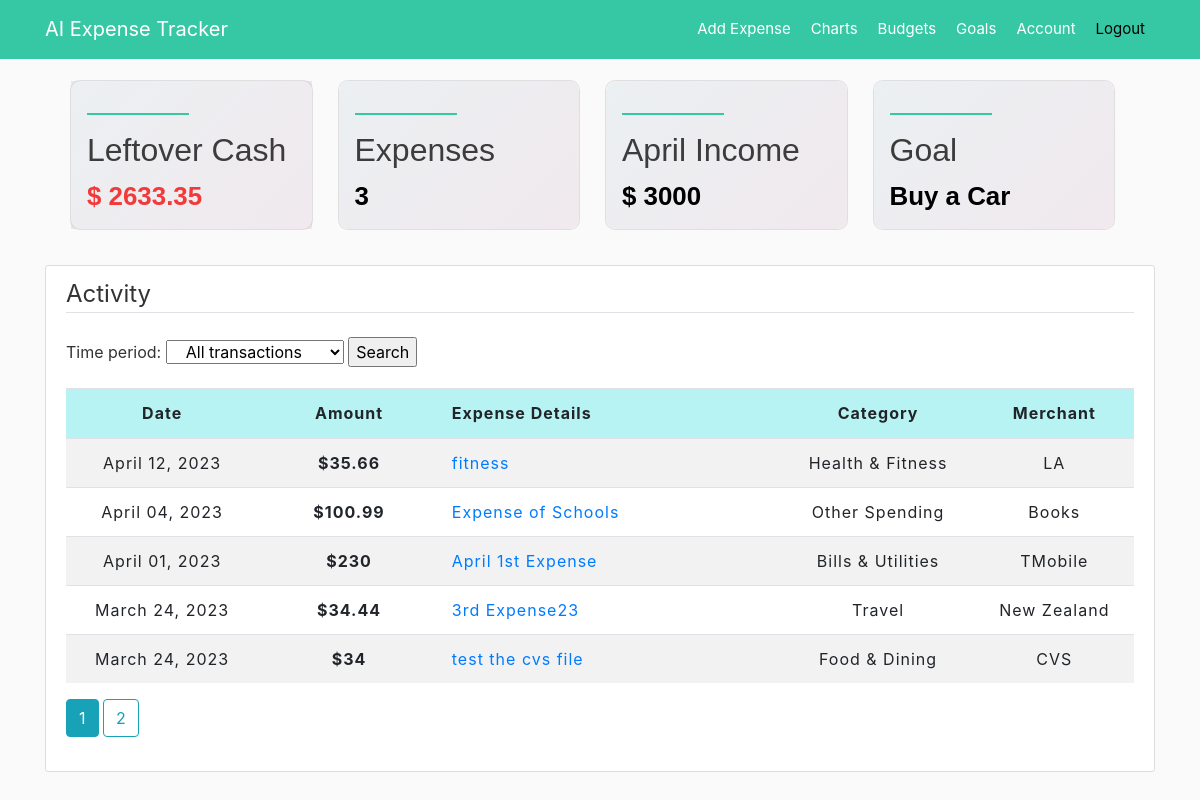
The page /home (signed in) on the database as committed earlier.
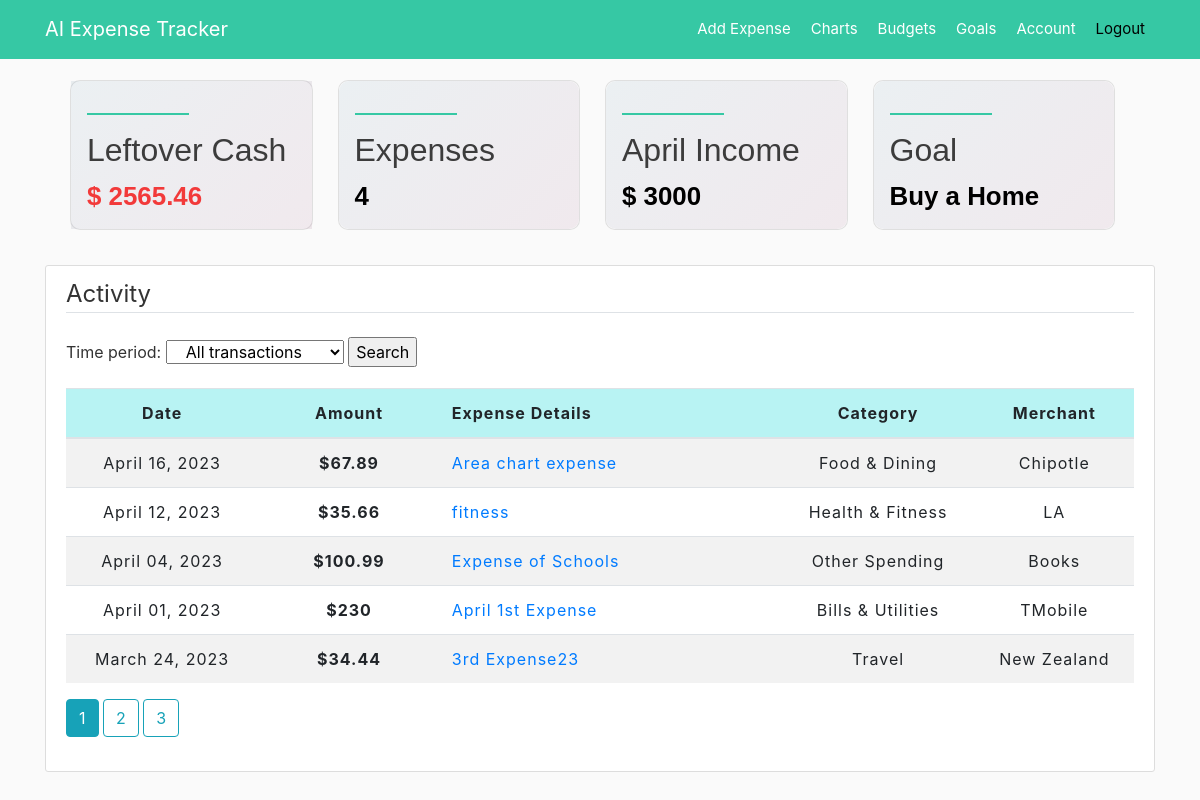
The same page on the database as committed later.
### app/models.py (models this page shows, shortened)
class Budget(db.Model):
    id = db.Column(db.Integer, primary_key=True)
    month = db.Column(db.String(20), unique=True, nullable=False, default="")
    income = db.Column(db.Integer, nullable=False, default=0)
    budget = db.Column(db.Integer, nullable=False, default=0)
    left_cash = db.Column(db.Numeric(precision=8, asdecimal=False,
                                     decimal_return_scale=2), nullable=False, default=0)
    user_id = db.Column(db.Integer, db.ForeignKey('user.id'), nullable=False)
    date_posted = db.Column(db.DateTime, nullable=False)

class Goal(db.Model):
    id = db.Column(db.Integer, primary_key=True)
    title = db.Column(db.String(100), nullable=False)
    purpose = db.Column(db.String(100), nullable=False)
    amount = db.Column(db.Numeric(precision=8, asdecimal=False,
                                  scale=2), nullable=False)
    date_start = db.Column(db.DateTime, nullable=False,
                           default=datetime.utcnow)
    date_end = db.Column(db.DateTime, nullable=False)
    period = db.Column(db.String(20), nullable=False)
    amount_saving = db.Column(db.Numeric(precision=8, asdecimal=False,
                                         scale=2), nullable=False, default=0.0)
    user_id = db.Column(db.Integer, db.ForeignKey('user.id'), nullable=False)
    date_posted = db.Column(db.DateTime, nullable=False)

class Expense(db.Model):
    id = db.Column(db.Integer, primary_key=True)
    title = db.Column(db.String(100), nullable=False)
    amount = db.Column(db.Numeric(precision=8, asdecimal=False,
                       decimal_return_scale=2), nullable=False)
    date_spend = db.Column(db.DateTime, nullable=False)
    category = db.Column(db.String(20), nullable=False)
    merchant = db.Column(db.String(30), nullable=False)
    user_id = db.Column(db.Integer, db.ForeignKey('user.id'), nullable=False)
    date_posted = db.Column(db.DateTime, nullable=False)

### app/main/routes.py (the view, shortened to what this page needs)
@head.route("/home", methods=['GET', 'POST'])
@login_required
def home():
    expenses = pagination(Expense, 5)
    expenses_csv()
    budgets_csv()
    goals_csv()
    df_expenses = pd.read_csv("./instance/files/user_expenses.csv")
    int_m = get_date_datetime(CURR_MONTH, '%B').month
    df_expenses['Date Spend'] = pd.to_datetime(df_expenses['Date Spend'])
    num_expenses = df_expenses.loc[df_expenses['Date Spend']
                                   >= datetime(2023, int_m, 1), 'Amount'].count()
    total_expenses = float(df_expenses.loc[df_expenses['Date Spend']
                                           >= datetime(2023, int_m, 1), 'Amount'].sum())
    total_expenses = round(total_expenses, 2)
    left_cash = 0
    current_budget = Budget.query.filter_by(month=CURR_MONTH).first()
    if current_budget is not None:
        left_cash = round(current_budget.income - total_expenses, 2)
        current_budget.left_cash = left_cash
        db.session.commit()
    else:  # No month has been created, display it as NONE
        current_budget = []
    current_goal = Goal.query.order_by(Goal.date_posted.asc()).first()
    if current_goal is not None:
        from_month = get_date_datetime(get_date_str(
            current_goal.date_start, "%Y"), '%Y').month
        to_month = get_date_datetime(get_date_str(
            current_goal.date_end, "%Y"), '%Y').month
        from_year = get_date_datetime(get_date_str(
            current_goal.date_start, "%Y"), '%Y').year
        to_year = get_date_datetime(get_date_str(
            current_goal.date_end, "%Y"), '%Y').year
        total_budget = get_total_budget(
            from_month, to_month, from_year, to_year)
        total_expenses_from_to = df_expenses.loc[(df_expenses['Date Spend'] >= current_goal.date_start)
                                                 & (df_expenses['Date Spend'] <= current_goal.date_end), 'Amount'].sum()
        current_goal.amount_saving = round(
            total_budget - total_expenses_from_to, 2)
        db.session.commit()
    else:
        current_goal = []
    search_form = SearchForm()
    is_pagination = True
    return render_template('home.html',
                           expenses=expenses,
                           num_expenses=num_expenses,
                           total_expenses=total_expenses,
                           currentMonth=CURR_MONTH,
                           current_budget=current_budget,
                           left_cash=left_cash,
                           current_goal=current_goal,
                           form=search_form,
                           is_pagination=is_pagination)

### app/main/forms.py
class SearchForm(FlaskForm):
    time_period = SelectField(validators=[DataRequired()], choices=[
                              "All transactions", "Current day", "Previous day", "Last 7 days", "Last 14 days", "Last 1 month", "Last 2 months"])
    submit = SubmitField("Search")

### app/main/utils.py (called while the page is built)
def pagination(data, ROWS_PER_PAGE):
    page = request.args.get('page', 1, type=int)
    expenses = data.query.order_by(
        data.date_spend.desc()).paginate(page=page, per_page=ROWS_PER_PAGE)
    return expenses

def get_date_str(date_time, format):
    return date_time.strftime(format)

def get_date_datetime(str, format):
    return datetime.strptime(str, format)

def budgets_csv():
    path = os.path.join(
        current_app.root_path, '../instance/files')
    if not os.path.exists(path):
        os.makedirs(path)
    cvs_path = os.path.join(path, 'user_budgets.csv')
    budgets = Budget.query.all()
    if budgets is not None:
        df = pd.DataFrame([(e.id, e.month, e.income, e.budget, e.left_cash, e.user_id, e.date_posted)
                           for e in budgets], columns=['ID', 'Month', 'Income', 'Budget', 'Leftover Cash', 'User_ID', 'Date Posted'])
        df.to_csv(cvs_path, index=False)

### app/templates/home.html (shortened to what this page needs)
{% extends "layout.html" %}
{% block content %}
<div class="cardContainer">
  <div class="card" >
    <div class="left_front">
      <div>
        <hr>
        <h2>Leftover Cash</h2>
        <p>$ {{ left_cash }}</p>
      </div>
    </div>
  </div>
  <div class="card" >
    <div class="front">
      <div>
        <hr>
        <h2>Expenses</h2>
        <p>{{ num_expenses }}</p>
      </div>
    </div>
    <div class="back">
      <div>
        <h4>This month ($)</h4>
        <p>{{ total_expenses }}</p>
        <a href="{{ url_for('expenses.new_expense') }}">Add Expense</a>
      </div>
    </div>
  </div>
  <div class="card" >
    {% if current_budget %}
      <div class="front">
        <div>
          <hr>
          <h2>{{ currentMonth }} Income</h2>
          <p>$ {{ current_budget.income }}</p>
        </div>
      </div>
      <div class="back">
        <div>
          <h4>Budget ($)</h4>
          <p>{{ current_budget.budget }}</p>
          <a href="{{ url_for('budgets.budget_update', budget_id=current_budget.id) }}">Update Budget</a>
        </div>
      </div>
    {% endif %}
  </div>
  <div class="card" >
    {% if current_goal %}
      <div class="front">
        <div>
          <hr>
          <h2>Goal</h2>
          <p>{{ current_goal.purpose }}</p>
        </div>
      </div>
      <div class="back">
        <div>
          <h4>Saving ($)</h4>
          <p>{{ current_goal.amount_saving }}</p>
          <a href="{{ url_for('goals.goal_update', goal_id=current_goal.id) }}">Update Goal</a>
        </div>
      </div>
    {% endif %}
  </div>
</div>
<div class="content-section">
    <legend class="border-bottom mb-4">Activity</legend>
    <div>
      <form method="POST" action="">
        <div class="form-group">
          <label>Time period: </label>
          {{ form.time_period(class="col-2") }}
          {{ form.submit }}
        </div>
      </form>
    </div>
    <div>
        <table id="data" class="table table-striped">
            <thead>
                <tr class="table-header">
                  <th class="text-center">Date</th>
                  <th class="text-center">Amount</th>
                  <th>Expense Details</th>
                  <th class="text-center">Category</th>
                  <th class="text-center">Merchant</th>
                </tr>
              </thead>
              <tbody>
                {% for expense in expenses %}
                  <tr class="table-row">
                    <td class="text-center" style="width: 18%;">{{ expense.date_spend.strftime("%B %d, %Y") }}</td>
                    <th class="text-center" style="width: 17%;">${{ expense.amount }}</th>
                    <td class="text-wrap" style="width: 32%;"><a href="{{ url_for('expenses.expense', expense_id=expense.id) }}">{{ expense.title }}</a></td>
                    <td class="text-center">{{ expense.category }}</td>
                    <td class="text-center">{{ expense.merchant }}</td>
                  </tr>
                {% endfor %}
              </tbody>
        </table>
    </div>
    {% if is_pagination %}
      {% for page_num in expenses.iter_pages(left_edge=1, right_edge=1, left_current=1, right_current=2) %}
        {% if page_num %}
          {% if expenses.page == page_num %}
            <a class="btn btn-info mb-4" href="{{ url_for('head.home', page=page_num) }}">{{ page_num }}</a>
          {% else %}
            <a class="btn btn-outline-info mb-4" href="{{ url_for('head.home', page=page_num) }}">{{ page_num }}</a>
          {% endif %}
        {% else %}
          ...
        {% endif %}
      {% endfor %}
    {% endif %}
</div>
{% endblock content %}

Rows that differ between the two databases and show on the page:
removed Goal: purpose "Buy a Car"
no longer on this page (row unchanged): Expense: date_spend "March 24, 2023", amount "34", title "test the cvs file", category "Food & Dining", merchant "CVS"
changed Budget "April": budget "2020" → "2180"
added Goal: purpose "Buy a Home", amount_saving "8500"
added Expense: date_spend "April 16, 2023", amount "67.89", title "Area chart expense", category "Food & Dining", merchant "Chipotle"
Other text that changed with them:
{{ left_cash }}: "2633.35" → "2565.46"
{{ num_expenses }}: "3" → "4"
{{ total_expenses }}: "366.65" → "434.54"
new list line: "3"
